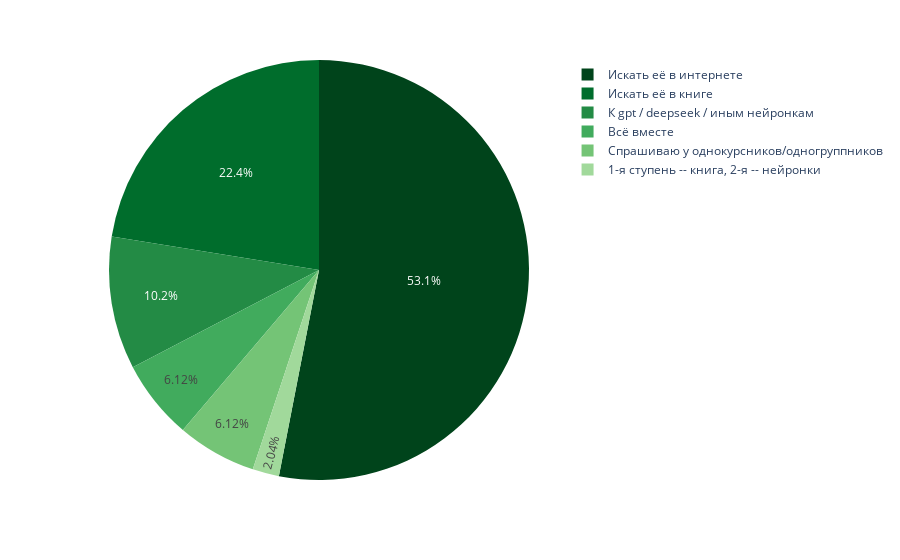

The code cell stored with this chart in its notebook:
### Code cell
fig = px.pie(df.groupby('find')['time'].count().reset_index(), values='time', names='find', color_discrete_sequence=px.colors.sequential.Greens_r)
fig.update_traces(hovertemplate='%{label}')
fig.show()

### Figure 1 — Plotly figure (JSON) as saved in the notebook; plotly's stock layout.template omitted (floating-point values rounded to 4 significant figures)
{"data": [{"domain": {"x": [0, 1], "y": [0, 1]}, "hovertemplate": "%{label}", "labels": ["1-я ступень -- книга, 2-я -- нейронки", "Всё вместе", "Искать её в интернете", "Искать её в книге", "К gpt / deepseek / иным нейронкам", "Спрашиваю у однокурсников/одногруппников"], "legendgroup": "", "name": "", "showlegend": true, "type": "pie", "values": [1, 3, 26, 11, 5, 3]}], "layout": {"autosize": true, "legend": {"tracegroupgap": 0}, "margin": {"t": 60}, "piecolorway": ["rgb(0,68,27)", "rgb(0,109,44)", "rgb(35,139,69)", "rgb(65,171,93)", "rgb(116,196,118)", "rgb(161,217,155)", "rgb(199,233,192)", "rgb(229,245,224)", "rgb(247,252,245)"]}}
